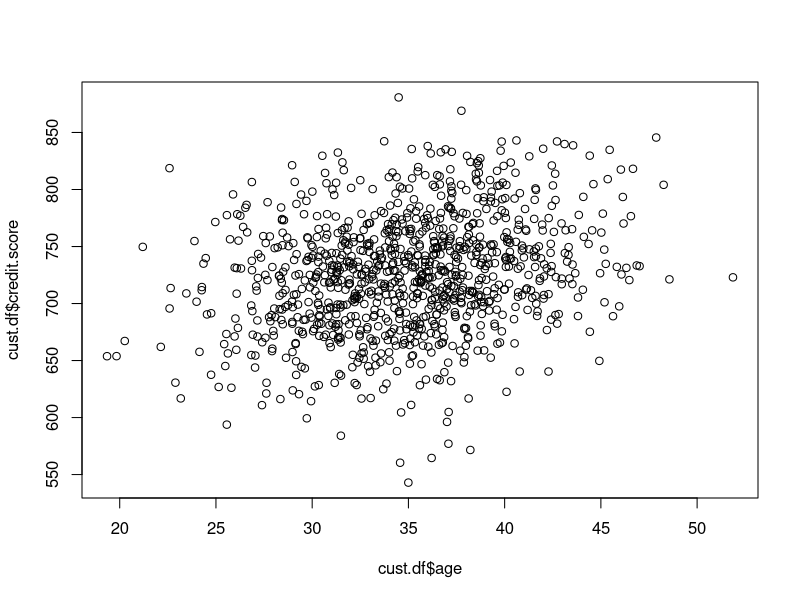
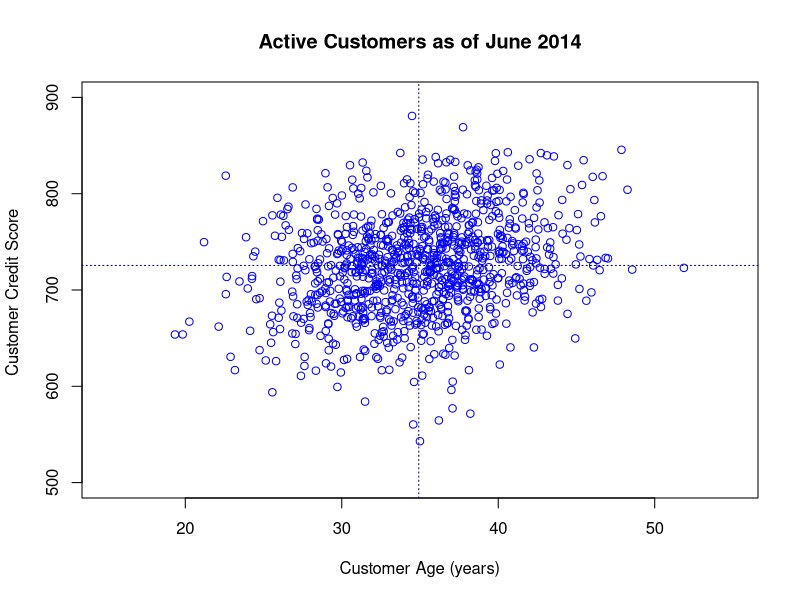
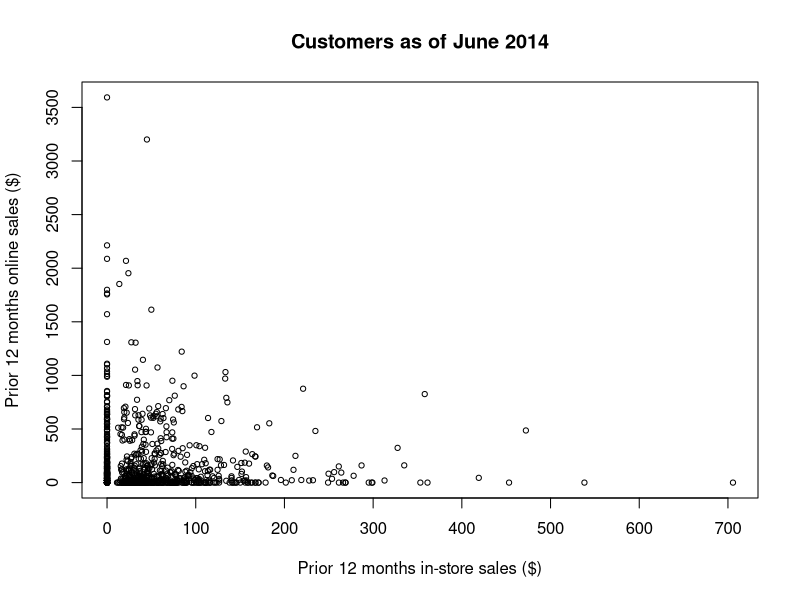
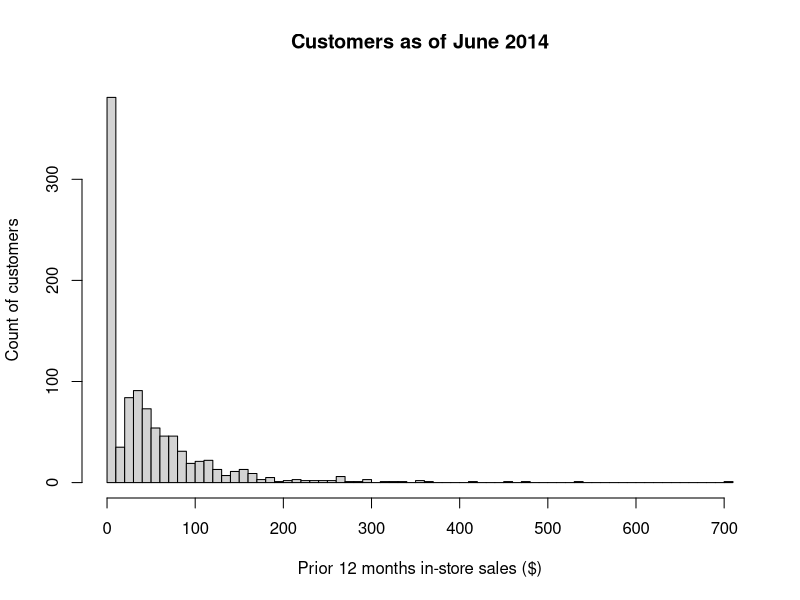
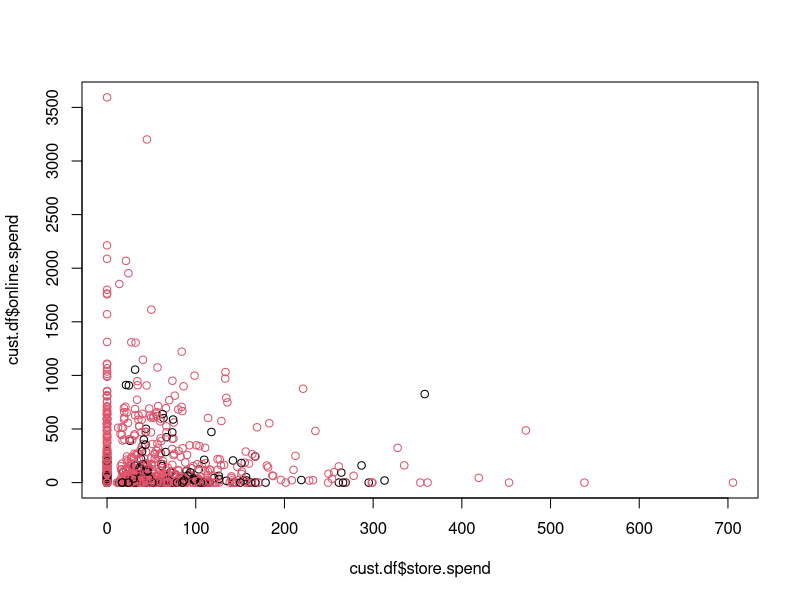
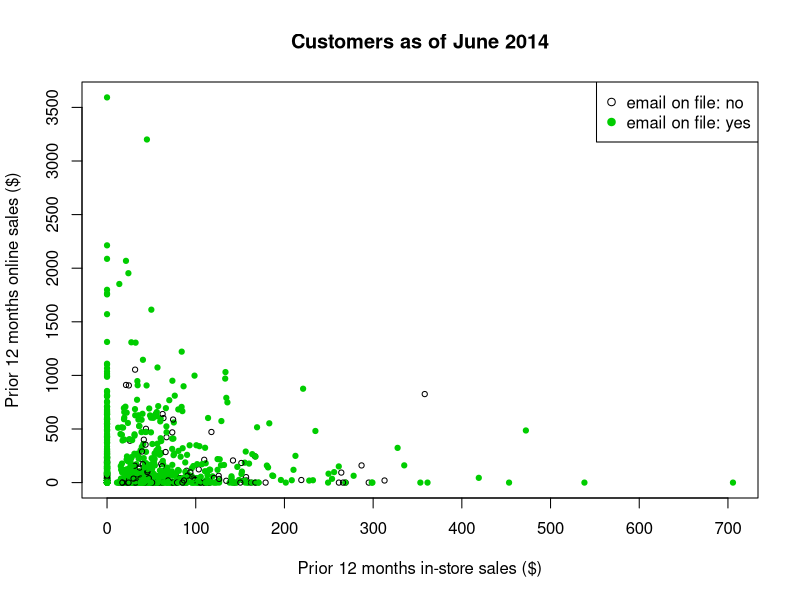
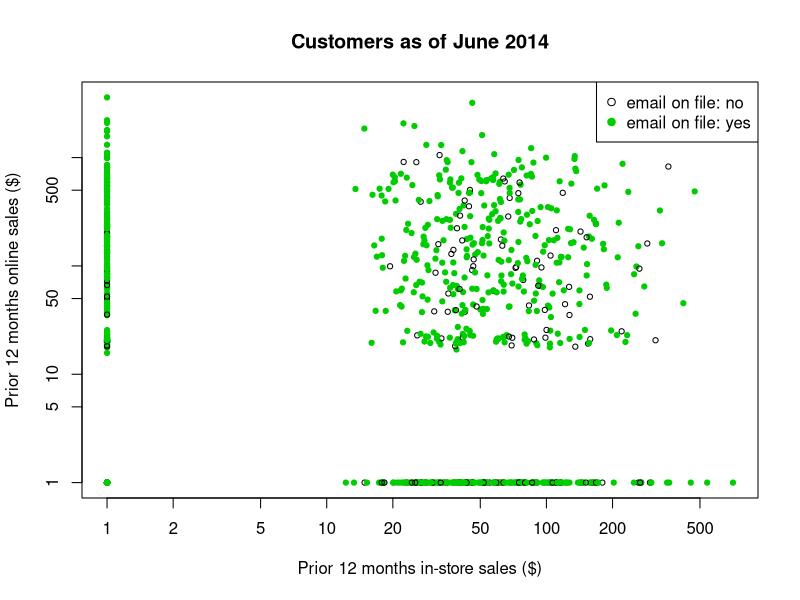
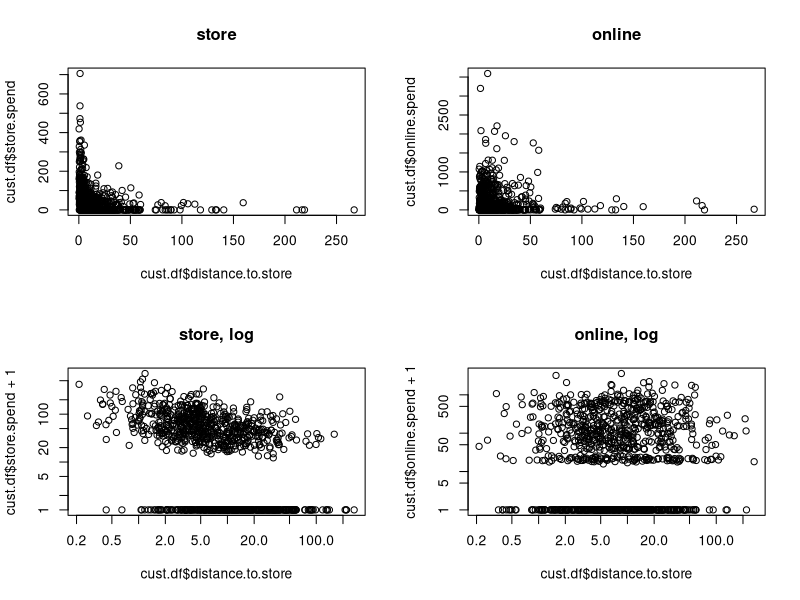

R code for these plots, in order:
###################################
# Code for: R for Marketing Research and Analytics, 2nd ed: Chapter 4
#
# Authors:  Chris Chapman               Elea McDonnell Feit
#           cnchapman+rbook@gmail.com   efeit@drexel.edu
#
# Copyright 2019, Springer 
#
# Last update: April 7, 2019
# Version: 2.0
#
# Licensed under the Apache License, Version 2.0 (the "License");
# you may not use this file except in compliance with the License.
#
# You may obtain a copy of the License at
#   http://www.apache.org/licenses/LICENSE-2.0
#
# Unless required by applicable law or agreed to in writing, software
# distributed under the License is distributed on an "AS IS" BASIS,
# WITHOUT WARRANTIES OR CONDITIONS OF ANY KIND, either express or implied.
# See the License for the specific language governing permissions and
# limitations under the License.

#################################################################
# BRIEF HOW TO USE
# This file contains scripts used in Chapter 4 of Chapman & Feit (2019),
#   "R for Marketing Research and Analytics, 2nd edition", Springer. 
#################################################################

# Chapter 4

# Simulate CRM data
# optional instead of creating data:
#   cust.df <- read.csv(paste("http://r-marketing.r-forge.r-project.org/",
#                          "data/rintro-chapter4.csv", sep=""))
# OR
# cust.df <- read.csv("http://goo.gl/PmPkaG")
#
# and then:
#   cust.df$cust.id <- factor(cust.df$cust.id)

set.seed(21821)
ncust <- 1000
cust.df <- data.frame(cust.id=factor(1:ncust))

cust.df$age <- rnorm(n=ncust, mean=35, sd=5)
cust.df$credit.score <- rnorm(n=ncust, mean=3*cust.df$age+620, sd=50)
cust.df$email <- factor(sample(c("yes", "no"), size=ncust, replace=TRUE, 
                            prob=c(0.8, 0.2)))
cust.df$distance.to.store <- exp(rnorm(n=ncust, mean=2, sd=1.2)) 
summary(cust.df)

# Try it!: plot(hist(distance.to.store))

cust.df$online.visits <- rnbinom(ncust, size=0.3, 
                         mu = 15 + ifelse(cust.df$email=="yes", 15, 0) 
                              - 0.7 * (cust.df$age-median(cust.df$age))) 

cust.df$online.trans <- rbinom(ncust, size=cust.df$online.visits, prob=0.3)
cust.df$online.spend <- exp(rnorm(ncust, mean=3, sd=0.1)) * 
                                 cust.df$online.trans

cust.df$store.trans <- rnbinom(ncust, size=5, 
                               mu=3 / sqrt(cust.df$distance.to.store))
cust.df$store.spend <- exp(rnorm(ncust, mean=3.5, sd=0.4)) * 
                                 cust.df$store.trans
summary(cust.df)

sat.overall <- rnorm(ncust, mean=3.1, sd=0.7)
summary(sat.overall)

sat.service <- floor(sat.overall + rnorm(ncust, mean=0.5, sd=0.4))
sat.selection <- floor(sat.overall + rnorm(ncust, mean=-0.2, sd=0.6))
summary(cbind(sat.service, sat.selection))

sat.service[sat.service > 5] <- 5
sat.service[sat.service < 1] <- 1
sat.selection[sat.selection > 5] <- 5
sat.selection[sat.selection < 1] <- 1
summary(cbind(sat.service, sat.selection))

no.response <- as.logical(rbinom(ncust, size=1, prob=cust.df$age/100))
sat.service[no.response] <- NA
sat.selection[no.response] <- NA
summary(cbind(sat.service, sat.selection))

cust.df$sat.service <- sat.service
cust.df$sat.selection <- sat.selection
summary(cust.df)

rm(ncust, sat.overall, sat.service, sat.selection, no.response)

str(cust.df)


# Basic scatterplot

plot(x=cust.df$age, y=cust.df$credit.score)


plot(cust.df$age, cust.df$credit.score, 
     col="blue",
     xlim=c(15, 55), ylim=c(500, 900), 
     main="Active Customers as of June 2014",
     xlab="Customer Age (years)", ylab="Customer Credit Score ")
abline(h=mean(cust.df$credit.score), col="dark blue", lty="dotted")
abline(v=mean(cust.df$age), col="dark blue", lty="dotted")

# Scatterplot with skewed variables and color-coded factors
plot(cust.df$store.spend, cust.df$online.spend, 
     main="Customers as of June 2014", 
     xlab="Prior 12 months in-store sales ($)", 
     ylab="Prior 12 months online sales ($)", 
     cex=0.7)

hist(cust.df$store.spend, 
     breaks=(0:ceiling(max(cust.df$store.spend)/10))*10,
     main="Customers as of June 2014", 
     xlab="Prior 12 months in-store sales ($)", 
     ylab="Count of customers")

my.col <- c("black", "green3") 
my.pch <- c(1, 19) # R's symbols for solid and open circles (see ?points)

head(cust.df$email)
as.numeric(head(cust.df$email))
my.col[as.numeric(head(cust.df$email))]
my.col[head(cust.df$email)]

# Try it! (not shown in book)
plot(cust.df$store.spend, cust.df$online.spend,
     col=as.numeric(cust.df$email))

# first the basic plot
plot(cust.df$store.spend, cust.df$online.spend,
     cex=0.7,
     col=my.col[cust.df$email], pch=my.pch[cust.df$email], 
     main="Customers as of June 2014", 
     xlab="Prior 12 months in-store sales ($)", 
     ylab="Prior 12 months online sales ($)" )

# and then add a legend
legend(x="topright", legend=paste("email on file:", levels(cust.df$email)), 
       col=my.col, pch=my.pch)

# Try it!
# plot with logarithmic axes, shows better detail
plot(cust.df$store.spend + 1, cust.df$online.spend + 1,
     log="xy", cex=0.7,
     col=my.col[cust.df$email], pch=my.pch[cust.df$email],
     main="Customers as of June 2014", 
     xlab="Prior 12 months in-store sales ($)", 
     ylab="Prior 12 months online sales ($)" )
legend(x="topright", legend=paste("email on file:", levels(cust.df$email)), 
       col=my.col, pch=my.pch)

# Multi-panel plots
par(mfrow=c(2, 2))
plot(cust.df$distance.to.store, cust.df$store.spend, main="store")
plot(cust.df$distance.to.store, cust.df$online.spend, main="online")
plot(cust.df$distance.to.store, cust.df$store.spend+1, log="xy", 
     main="store, log")
plot(cust.df$distance.to.store, cust.df$online.spend+1, log="xy", 
     main="online, log")

# Scatterplot matrix
pairs(formula = ~ age + credit.score + email +
                  distance.to.store + online.visits + online.trans + 
                  online.spend + store.trans + store.spend,
      data=cust.df)

pairs(cust.df[ , c(2:10)])


library(car)   # install if needed: install.packages("car")
scatterplotMatrix(formula = ~ age + credit.score + email +
                    distance.to.store + online.visits + online.trans + 
                    online.spend + store.trans + store.spend, 
                  data=cust.df)


######
# Not in 2nd edition of book: gpairs package (was unstable at print time)
#
# Try it!: install "gpairs" package and then:
#    library(gpairs)
#    gpairs(cbind(as.numeric(cust.df$email), cust.df[,6:8]))
# 
######

# Correlations
cov(cust.df$age, cust.df$credit.score)

cor(cust.df$age, cust.df$credit.score)

cov(cust.df$age, cust.df$credit.score)/
  (sd(cust.df$age)*sd(cust.df$credit.score))

cor.test(cust.df$age, cust.df$credit.score)

# Correlation matrix
cor(cust.df[, c(2, 3, 5:12)])

# Try it!: 
#   cor(cust.df[,3:12], use="complete.obs")

library(corrplot)    # for correlation plot
library(gplots)      # for color interpolation

## NOTE: if plot is small and doesn't fill entire plot window in RStudio
##       reset the plot pane by clicking on the "broom" icon above the plot

corrplot.mixed(corr=cor(cust.df[ , c(2, 3, 5:12)], use="complete.obs"), 
               upper="ellipse", tl.pos="lt", 
               upper.col = colorpanel(50, "red", "gray60", "blue4"))


# Transformations
set.seed(49931)
x <- runif(1000, min=-10, max=10)
cor(x, x^2)

# Try it!  :  plot(x,x^2)

cor(cust.df$distance.to.store, cust.df$store.spend)
cor(1/cust.df$distance.to.store, cust.df$store.spend)

cor(1/sqrt(cust.df$distance.to.store), cust.df$store.spend)

plot(cust.df$distance.to.store, cust.df$store.spend)

plot(1/sqrt(cust.df$distance.to.store), cust.df$store.spend)

library(car)
powerTransform(cust.df$distance.to.store)

lambda <- coef(powerTransform(1/cust.df$distance.to.store))
bcPower(cust.df$distance.to.store, lambda)


par(mfrow=c(1,2))
hist(cust.df$distance.to.store, 
     xlab="Distance to Nearest Store", ylab="Count of Customers", 
     main="Original Distribution")
hist(bcPower(cust.df$distance.to.store, lambda),
     xlab="Box-Cox Transform of Distance", ylab="Count of Customers", 
     main="Transformed Distribution")

powerTransform(cust.df$age)

l.dist  <- coef(powerTransform(cust.df$distance.to.store))
l.spend <- coef(powerTransform(cust.df$store.spend+1))

cor(bcPower(cust.df$distance.to.store, l.dist), 
    bcPower(cust.df$store.spend+1, l.spend))

# Polychoric correlations
plot(cust.df$sat.service, cust.df$sat.selection, 
     xlab="Customer Satisfaction with Service", 
     ylab="Customer Satisfaction with Selection", 
     main="Customers as of June 2014")

plot(jitter(cust.df$sat.service), jitter(cust.df$sat.selection), 
     xlab="Customer Satisfaction with Service", 
     ylab="Customer Satisfaction with Selection", 
     main="Customers as of June 2014")

resp <- !is.na(cust.df$sat.service)
cor(cust.df$sat.service[resp], cust.df$sat.selection[resp]) 

library(psych)
# note: will give a warning
polychoric(cbind(cust.df$sat.service[resp], 
                 cust.df$sat.selection[resp]))
     
